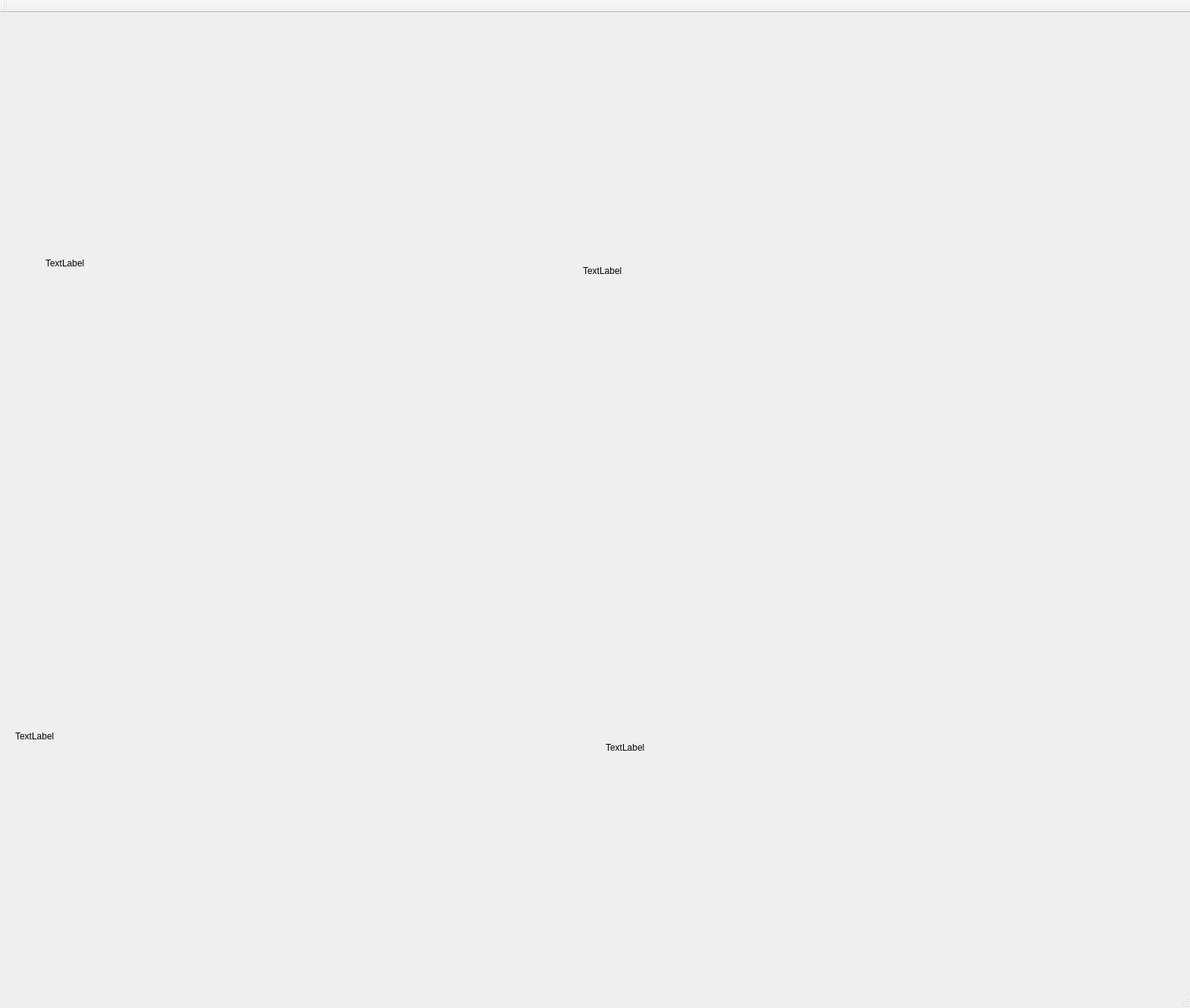
<?xml version="1.0" encoding="UTF-8"?>
<ui version="4.0">
 <class>MainWindow</class>
 <widget class="QMainWindow" name="MainWindow">
  <property name="geometry">
   <rect>
    <x>0</x>
    <y>0</y>
    <width>1572</width>
    <height>1332</height>
   </rect>
  </property>
  <property name="windowTitle">
   <string>MainWindow</string>
  </property>
  <widget class="QWidget" name="centralWidget">
   <widget class="QLabel" name="label_1">
    <property name="geometry">
     <rect>
      <x>60</x>
      <y>30</y>
      <width>641</width>
      <height>601</height>
     </rect>
    </property>
    <property name="text">
     <string>TextLabel</string>
    </property>
   </widget>
   <widget class="QLabel" name="label_2">
    <property name="geometry">
     <rect>
      <x>770</x>
      <y>50</y>
      <width>761</width>
      <height>581</height>
     </rect>
    </property>
    <property name="text">
     <string>TextLabel</string>
    </property>
   </widget>
   <widget class="QLabel" name="label_3">
    <property name="geometry">
     <rect>
      <x>20</x>
      <y>650</y>
      <width>681</width>
      <height>611</height>
     </rect>
    </property>
    <property name="text">
     <string>TextLabel</string>
    </property>
   </widget>
   <widget class="QLabel" name="label_4">
    <property name="geometry">
     <rect>
      <x>800</x>
      <y>680</y>
      <width>731</width>
      <height>581</height>
     </rect>
    </property>
    <property name="text">
     <string>TextLabel</string>
    </property>
   </widget>
  </widget>
  <widget class="QMenuBar" name="menuBar">
   <property name="geometry">
    <rect>
     <x>0</x>
     <y>0</y>
     <width>1572</width>
     <height>25</height>
    </rect>
   </property>
  </widget>
  <widget class="QToolBar" name="mainToolBar">
   <attribute name="toolBarArea">
    <enum>TopToolBarArea</enum>
   </attribute>
   <attribute name="toolBarBreak">
    <bool>false</bool>
   </attribute>
  </widget>
  <widget class="QStatusBar" name="statusBar"/>
 </widget>
 <layoutdefault spacing="6" margin="11"/>
 <resources/>
 <connections/>
</ui>
